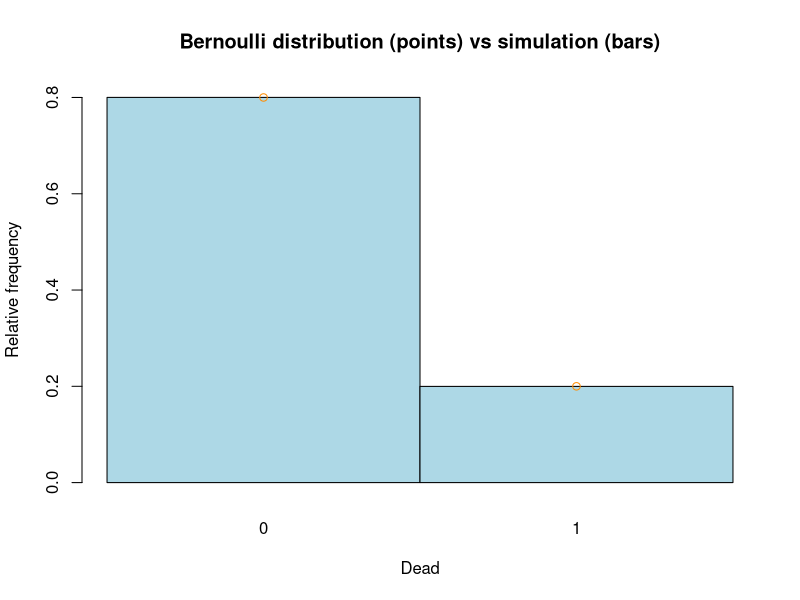
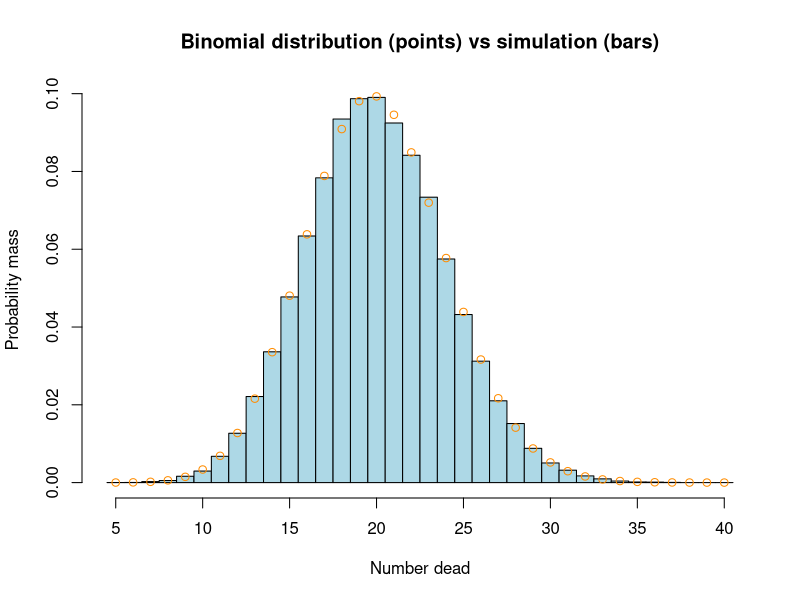

The R script that drew these images, in order:

### RNG from last time

rand_unif <- function(n, seed) {
    a <- 16807
    m <- 2147483647
    U <- numeric(n)

    I <- seed
    for ( j in 1:n ) {
        I <- (a * I) %% m
        U[j] <- I / m
    }

    list(U=U, I_state=I)
}


### Start the RNG

rng_out <- rand_unif(1, seed = 74732)


### Individual-based model

# 100 individuals
# Probability of death in a year = 0.2
# How many die in the first year?

N <- 100
alive <- rep(1, N)    #alive = 1
p_death <- rep(0.2, N)

# Simulate death for each individual
for ( i in 1:N ) {
    rng_out <- rand_unif(1, rng_out$I_state)
    U <- rng_out$U
    if ( U <= p_death[i] ) {
        alive[i] <- 0    #individual dies
    }
}

alive
sum(!alive) #number dead


### Package into a function

death_IBM <- function(N, p_d, I_state) {

    alive <- rep(1, N)        #alive = 1
    p_death <- rep(p_d, N)

    for ( i in 1:N ) {
        rng_out <- rand_unif(1, I_state)
        U <- rng_out$U
        I_state <- rng_out$I_state
        if ( U <= p_death[i] ) {
            alive[i] <- 0    #individual dies
        }
    }

    return(list(alive=alive, I_state=I_state))
}

# Check that it works

sim_out <- death_IBM(N=100, p_d=0.2, I_state=rng_out$I_state)
alive <- sim_out$alive
alive
sum(alive)


### Simulate IBM repeatedly

rng_out <- rand_unif(1, seed=924505)
I_state <- rng_out$I_state

# Simulation control
sims <- 100000

# Ecological parameters
N <- 100
p_d <- 0.2

# Storage for results
alive <- matrix(NA, nrow=N, ncol=sims)

# Computation
for ( i in 1:sims ) {
    sim_out <- death_IBM(N, p_d, I_state)
    alive[,i] <- sim_out$alive
    I_state <- sim_out$I_state
    #if ( i %% 1000 == 0 ) {  # uncomment for monitoring
    #    print(i)
    #}
}

# Output
alive[1:10, 1:10]   #each simulation is one column


### Bernoulli distribution

# Extract all realizations for one individual
individual <- 38
dead <- (alive[individual,] - 1) * -1 #convert alive to dead

# Plot histogram
hist(dead, breaks=c(-0.5, 0.5, 1.5), probability=TRUE, col="lightblue",
    axes=FALSE, ann=FALSE)
axis(1, at=c(0,1), lwd=0)
axis(2)
title(xlab="Dead", ylab="Relative frequency")

# Compare to theoretical PMF
points(c(0,1), c(1-p_d, p_d), col="darkorange")
title(main="Bernoulli distribution (points) vs simulation (bars)")


### Population-level outcome

# Total alive or dead (sum columns)
N_alive <- colSums(alive)
N_dead <- colSums(!alive)
head(N_alive)
head(N_dead)

# Distribution (PMF) of number dead
hist(N_dead, breaks=seq(min(N_dead)-0.5, max(N_dead)+0.5, by=1),
    probability=TRUE, col="lightblue", xlab="Number dead",
    ylab="Probability mass", main="")


### Binomial distribution

# Add theoretical PMF to plot
X <- min(N_dead):max(N_dead)
pmf <- dbinom(X, N, p_d)
points(X, pmf, col="darkorange")
title("Binomial distribution (points) vs simulation (bars)")

# Theoretical mean (expected value):
N * p_d

# Simulation mean:
mean(N_dead)

# Theoretical variance:
N * p_d * (1 - p_d)

# Simulation sample variance:
var(N_dead)
